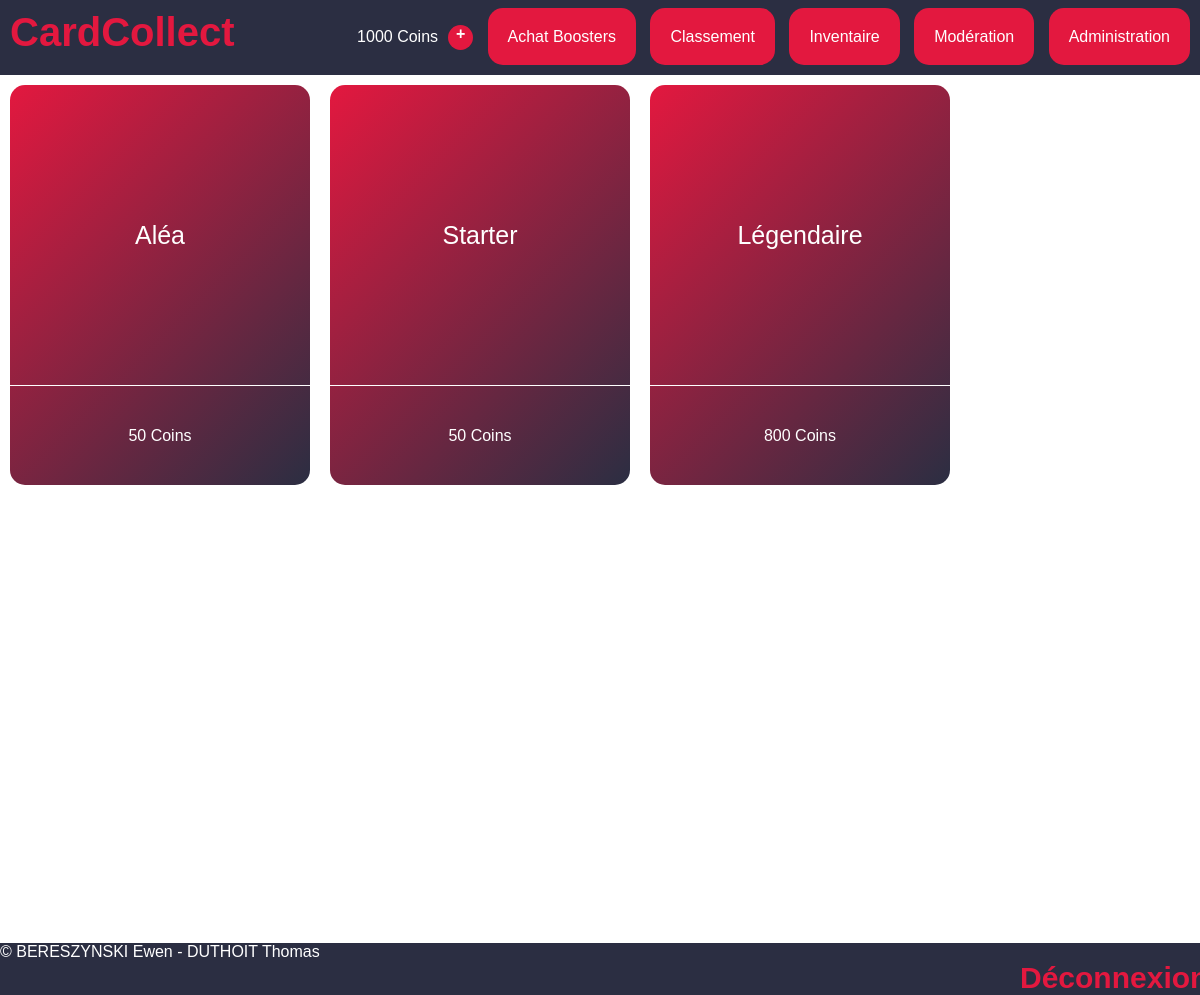
The app's page /index.php?view=shop (signed in) with its own data.
### tables this page shows
CREATE TABLE `Users` (
  `id` int NOT NULL AUTO_INCREMENT,
  `mail` varchar(100) NOT NULL UNIQUE,
  `pseudo` varchar(20) NOT NULL UNIQUE,
  `pass` varchar(50) NOT NULL,
  `privileges` int NOT NULL DEFAULT 0,
  `allowed` int DEFAULT 1,
  `coins` int DEFAULT 200,

  PRIMARY KEY (id)
);

CREATE TABLE `Boosters` (
  `id` int NOT NULL AUTO_INCREMENT,
  `name` varchar(30) NOT NULL,
  `cost` int NOT NULL,
  `nbCommon` int NOT NULL,
  `nbUncommon` int NOT NULL,
  `nbEpic` int NOT NULL,
  `nbLegendary` int NOT NULL,
  `nbRandom` int NOT NULL,
  `inShop` int NOT NULL DEFAULT 1,

  PRIMARY KEY (id)
);

### libs/maLibUtils.php (called while the page is built, shortened)
<?php
function valider($nom,$type="REQUEST")
{
	switch($type)
	{
		case 'REQUEST':
		if(isset($_REQUEST[$nom]) && !($_REQUEST[$nom] == ""))
			return proteger($_REQUEST[$nom]);
		break;
		case 'GET':
		if(isset($_GET[$nom]) && !($_GET[$nom] == ""))
			return proteger($_GET[$nom]);
		break;
		case 'SESSION':
		if(isset($_SESSION[$nom]) && !($_SESSION[$nom] == ""))
			return $_SESSION[$nom];
		break;
	}
	return false;
}
function proteger($str)
{
	if (is_array($str))
	{
		$nextTab = array();
		foreach($str as $cle => $val)
		{
			$nextTab[$cle] = addslashes($val);
		}
		return $nextTab;
	}
	else
		return addslashes ($str);
}
?>

### libs/maLibSQL.pdo.php (called while the page is built, shortened)
<?php
include_once "config.php";
function SQLGetChamp($sql)
{
	global $BDD_host;
	global $BDD_base;
	global $BDD_user;
	global $BDD_password;
	try {
		$dbh = new PDO("mysql:host=$BDD_host;dbname=$BDD_base", $BDD_user, $BDD_password);
	} catch (PDOException $e) {
		die("<font color=\"red\">SQLGetChamp: Erreur de connexion : " . $e->getMessage() . "</font>");
	}
	$dbh->exec("SET CHARACTER SET utf8");
	$res = $dbh->query($sql);
	$num = $res->rowCount();
	$res->setFetchMode(PDO::FETCH_NUM);
	$ligne = $res->fetch();
	if ($ligne == false) return false;
	else return $ligne[0];
}
function SQLSelect($sql)
{
 	global $BDD_host;
	global $BDD_base;
 	global $BDD_user;
 	global $BDD_password;
	try {
		$dbh = new PDO("mysql:host=$BDD_host;dbname=$BDD_base", $BDD_user, $BDD_password);
	} catch (PDOException $e) {
		die("<font color=\"red\">SQLSelect: Erreur de connexion : " . $e->getMessage() . "</font>");
	}
	$dbh->exec("SET CHARACTER SET utf8");
	$res = $dbh->query($sql);
	$num = $res->rowCount();
	if ($num==0) return false;
	else return $res;
}
function parcoursRs($result)
{
	$result->setFetchMode(PDO::FETCH_ASSOC);
	while ($ligne = $result->fetch())
		$tab[]= $ligne;
	return $tab;
}
?>

### libs/modele.php (called while the page is built, shortened)
<?php
include_once "maLibSQL.pdo.php";
function getCoins($id){
  return SQLGetChamp("
  SELECT coins
  FROM Users
  WHERE id='$id';");
}
function listerBoosters($inshop = 0){
    $sql = "
    SELECT id, name, cost, nbCommon, nbUncommon, nbEpic, nbLegendary, nbRandom, inShop
    FROM Boosters";
    if ($inshop == 0) {
      $sql = $sql . ";";
    }
    else {
      $sql = $sql . " WHERE inShop;";
    }
  return parcoursRs(SQLSelect($sql));
}
?>

### templates/shop.php (the view, shortened to what this page needs)
<?php
$boosters = listerboosters(1);
echo "<div>";
for ($i=0; $i < count($boosters); $i++) {
	echo "<a href=\"index.php?view=boosterinfo&idBooster=" . $boosters[$i]["id"]. "\">";
	mkBooster($boosters[$i]["name"], $boosters[$i]["cost"] . " Coins");
	echo "</a>";
}
echo "</div>";
?>

### templates/header.php (shortened to what this page needs)
<!DOCTYPE html PUBLIC "-//W3C//DTD XHTML 1.0 Strict//EN" "http://www.w3.org/TR/xhtml1/DTD/xhtml1-strict.dtd">
<html xmlns="http://www.w3.org/1999/xhtml">
<head>
	<link rel="stylesheet" type="text/css" href="css/style.css">
</head>
<body>
<div id="site_header">
	<a id="site_logo" href="index.php?view=accueil">CardCollect</a>
<?php
echo "<div id=\"navbar_buttons\">";
	if (!valider("connected", "SESSION")) {
		echo "<a class=\"crimson_button\" href=\"index.php?view=login\">Connexion</a>\n";
		echo "<a class=\"crimson_button\" href=\"index.php?view=register\">Inscription</a>\n";
	}
	else {
		echo getCoins(valider("idUser", "SESSION")) . " Coins";
		echo "<a class=\"more_coins_btn\" href=\"index.php?view=questions\">+</a>\n";
		echo "<a class=\"crimson_button\" href=\"index.php?view=shop\">Achat Boosters</a>\n";
		echo "<a class=\"crimson_button\" href=\"index.php?view=podium\">Classement</a>\n";
		echo "<a class=\"crimson_button\" href=\"index.php?view=cardInventory\">Inventaire</a>\n";
	}
	if (valider("connected", "SESSION") && (valider("permissions", "SESSION") >= 1)) {
		echo "<a class=\"crimson_button\" href=\"index.php?view=moderation\">Modération</a>\n";
	}
	if (valider("connected", "SESSION") && (valider("permissions", "SESSION") == 2)) {
		echo "<a class=\"crimson_button\" href=\"index.php?view=administration\">Administration</a>\n";
	}
echo "</div>";
?>
</div>
<div class="spacer"></div>

### libs/LibCardCollect.php (shortened to what this page needs)
<?php
function mkBooster($name, $cost, $cardsCount="NO", $id=0){
    if ($cardsCount == "NO") {
        echo "<div class=\"booster\">";
            echo "<span>" . $name . "</span>";
            echo "<p>". $cost . "</p>";
        echo "</div>";
    } else {
        echo "<a href=\"controleur.php?action=OuvrirBooster&idBooster=" . $id . "\"><div class=\"booster\">";
            echo "<span>" . $name . "</span>";
            echo "<p>". $cardsCount . " cartes</p>";
        echo "</div></a>";
    }
}
?>

### css/style.css (style rules this page uses)
:root { --crimson: #e3183f; --white: #ffffff; --black: #000000; --dark: #2b2e42; --dgray: #8d9aad; --lgray: #d9d9d9; --r1-bg: #8d9aad; --r2-bg: #00bf63; --r3-bg: #8c52ff; --r4-bg: linear-gradient(to right, #ffde59, #ff914d); --booster-bg: linear-gradient(135deg, var(--crimson) ,var(--dark)); --radial-bg: radial-gradient(var(--crimson), var(--dark) 80% ); --bg-t1: var(--r4-bg); --bg-t2: linear-gradient(to right, #ffffff, #241f1c); --bg-t3: linear-gradient(to right, #bd6218, #ff7017); --reveal-glow: rgba(255, 255, 255, 0.363); --card-shadow: rgba(0, 0, 0, 0.103); }
* { font-family: sans-serif; }
body { margin: 0; padding: 0; min-height: 100vh; }
.crimson_button { background-color: var(--crimson); color: var(--white); text-decoration: none; padding: 20px; border-radius: 15px; transition-duration: .3s; }
.booster { width: 300px; height: 400px; border-radius: 15px; text-align: center; background: var(--booster-bg); display: inline-block; margin: 10px; }
.booster p { color: var(--white); border-top: 1px solid var(--white); margin-top: 0px; height: 100px; vertical-align: middle; line-height: 100px; }
.booster span { color: var(--white); font-size: 25px; margin: 10px 10px 0 10px; padding-bottom: 50px; border-radius: 15px; line-height: 300px; }
#site_header { background-color: var(--dark); display: inline-block; height: 75px; width: 100vw; z-index: 2; position: absolute; top: 0; }
.spacer { height: 75px; }
#site_logo { color: var(--crimson); text-decoration: none; font-weight: bold; font-size: 40px; position: absolute; left: 10px; top: 10px; }
#navbar_buttons { display: inline-block; position: absolute; right: 10px; top: 25px; color: var(--white); }
#navbar_buttons>a { margin-left: 10px; }
.more_coins_btn { display: inline-block; background-color: var(--crimson); color: var(--white); text-decoration: none; width: 25px; height: 25px; text-align: center; border-radius: 50%; font-weight: bold; vertical-align: middle; transition-duration: .5s; }

### records on screen
users: coins "1000"
boosters: name "Aléa", cost "50 Coins"
boosters: name "Starter", cost "50 Coins"
boosters: name "Légendaire", cost "800 Coins"
